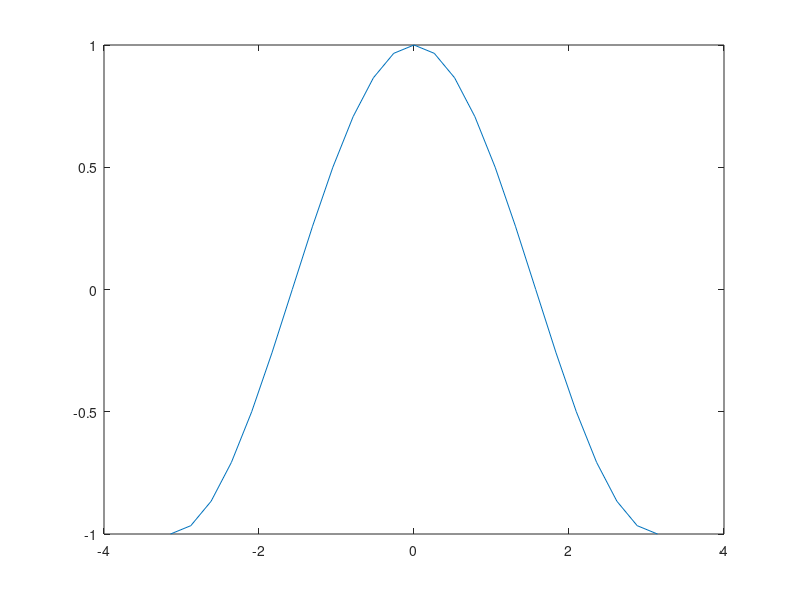

MATLAB code for this plot: (Note: this script raises an error after producing the figure.)
x = linspace(-pi, pi, 25);
p = plot(x, cos(x));

p.Color = '#D95319';
p.LineStyle = '-';
p.LineWidth = 2;
p.Marker = '^';
p.MarkerSize = 15;
p.MarkerFaceColor = '#D95319';

ax = gca;

ax.FontSize = 24;
ax.LineWidth = 2;
ax.YLim = [-1.5,1.5];

xlabel = "time (sec)";
ylabel = "wave elevation (m)";
grid on;

print('elevation.png', '-dpng');
